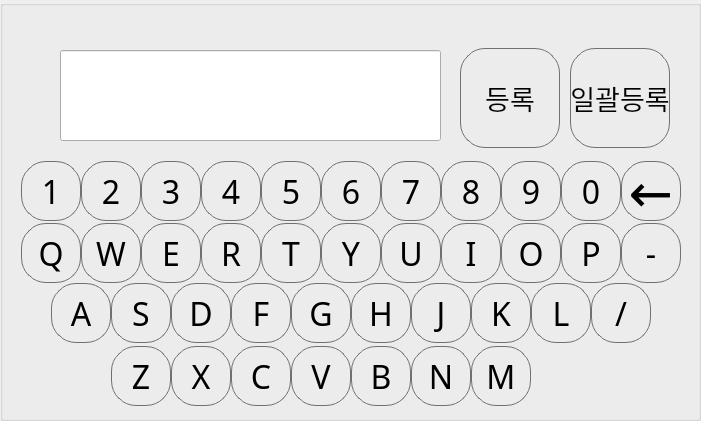
  <widget class="QGroupBox" name="key_pad">
   <property name="geometry">
    <rect>
     <x>43</x>
     <y>102</y>
     <width>701</width>
     <height>421</height>
    </rect>
   </property>
   <property name="title">
    <string/>
   </property>
   <widget class="QPushButton" name="b_y">
    <property name="geometry">
     <rect>
      <x>321</x>
      <y>223</y>
      <width>60</width>
      <height>60</height>
     </rect>
    </property>
    <property name="font">
     <font>
      <family>sunfont</family>
      <pointsize>24</pointsize>
     </font>
    </property>
    <property name="focusPolicy">
     <enum>Qt::NoFocus</enum>
    </property>
    <property name="styleSheet">
     <string>border: 1px solid rgb(112, 112, 112); 
Border-radius: 25px</string>
    </property>
    <property name="text">
     <string>Y</string>
    </property>
   </widget>
   <widget class="QPushButton" name="b_p">
    <property name="geometry">
     <rect>
      <x>561</x>
      <y>223</y>
      <width>60</width>
      <height>60</height>
     </rect>
    </property>
    <property name="font">
     <font>
      <family>sunfont</family>
      <pointsize>24</pointsize>
     </font>
    </property>
    <property name="focusPolicy">
     <enum>Qt::NoFocus</enum>
    </property>
    <property name="styleSheet">
     <string>border: 1px solid rgb(112, 112, 112); 
Border-radius: 25px</string>
    </property>
    <property name="text">
     <string>P</string>
    </property>
   </widget>
   <widget class="QPushButton" name="b_bs">
    <property name="geometry">
     <rect>
      <x>621</x>
      <y>161</y>
      <width>60</width>
      <height>60</height>
     </rect>
    </property>
    <property name="font">
     <font>
      <family>sunfont</family>
      <pointsize>40</pointsize>
     </font>
    </property>
    <property name="focusPolicy">
     <enum>Qt::NoFocus</enum>
    </property>
    <property name="styleSheet">
     <string>border: 1px solid rgb(112, 112, 112); 
Border-radius: 25px</string>
    </property>
    <property name="text">
     <string>←</string>
    </property>
   </widget>
   <widget class="QPushButton" name="b_0">
    <property name="geometry">
     <rect>
      <x>561</x>
      <y>161</y>
      <width>60</width>
      <height>60</height>
     </rect>
    </property>
    <property name="font">
     <font>
      <family>sunfont</family>
      <pointsize>24</pointsize>
     </font>
    </property>
    <property name="focusPolicy">
     <enum>Qt::NoFocus</enum>
    </property>
    <property name="styleSheet">
     <string>border: 1px solid rgb(112, 112, 112); 
Border-radius: 25px</string>
    </property>
    <property name="text">
     <string>0</string>
    </property>
   </widget>
   <widget class="QPushButton" name="b_4">
    <property name="geometry">
     <rect>
      <x>201</x>
      <y>161</y>
      <width>60</width>
      <height>60</height>
     </rect>
    </property>
    <property name="font">
     <font>
      <family>sunfont</family>
      <pointsize>24</pointsize>
     </font>
    </property>
    <property name="focusPolicy">
     <enum>Qt::NoFocus</enum>
    </property>
    <property name="styleSheet">
     <string notr="true">border: 1px solid rgb(112, 112, 112); 
Border-radius: 25px</string>
    </property>
    <property name="text">
     <string>4</string>
    </property>
   </widget>
   <widget class="QPushButton" name="b_9">
    <property name="geometry">
     <rect>
      <x>501</x>
      <y>161</y>
      <width>60</width>
      <height>60</height>
     </rect>
    </property>
    <property name="font">
     <font>
      <family>sunfont</family>
      <pointsize>24</pointsize>
     </font>
    </property>
    <property name="focusPolicy">
     <enum>Qt::NoFocus</enum>
    </property>
    <property name="styleSheet">
     <string>border: 1px solid rgb(112, 112, 112); 
Border-radius: 25px</string>
    </property>
    <property name="text">
     <string>9</string>
    </property>
   </widget>
   <widget class="QPushButton" name="b_1">
    <property name="geometry">
     <rect>
      <x>21</x>
      <y>161</y>
      <width>60</width>
      <height>60</height>
     </rect>
    </property>
    <property name="font">
     <font>
      <family>sunfont</family>
      <pointsize>24</pointsize>
      <kerning>true</kerning>
     </font>
    </property>
    <property name="focusPolicy">
     <enum>Qt::NoFocus</enum>
    </property>
    <property name="autoFillBackground">
     <bool>false</bool>
    </property>
    <property name="styleSheet">
     <string>border: 1px solid rgb(112, 112, 112); 
Border-radius: 25px</string>
    </property>
    <property name="text">
     <string>1</string>
    </property>
    <property name="checkable">
     <bool>false</bool>
    </property>
    <property name="autoRepeat">
     <bool>false</bool>
    </property>
    <property name="autoDefault">
     <bool>true</bool>
    </property>
    <property name="default">
     <bool>false</bool>
    </property>
    <property name="flat">
     <bool>false</bool>
    </property>
   </widget>
   <widget class="QPushButton" name="b_6">
    <property name="geometry">
     <rect>
      <x>321</x>
      <y>161</y>
      <width>60</width>
      <height>60</height>
     </rect>
    </property>
    <property name="font">
     <font>
      <family>sunfont</family>
      <pointsize>24</pointsize>
     </font>
    </property>
    <property name="focusPolicy">
     <enum>Qt::NoFocus</enum>
    </property>
    <property name="styleSheet">
     <string>border: 1px solid rgb(112, 112, 112); 
Border-radius: 25px</string>
    </property>
    <property name="text">
     <string>6</string>
    </property>
   </widget>
   <widget class="QPushButton" name="b_w">
    <property name="geometry">
     <rect>
      <x>81</x>
      <y>223</y>
      <width>60</width>
      <height>60</height>
     </rect>
    </property>
    <property name="font">
     <font>
      <family>sunfont</family>
      <pointsize>24</pointsize>
     </font>
    </property>
    <property name="focusPolicy">
     <enum>Qt::NoFocus</enum>
    </property>
    <property name="styleSheet">
     <string>border: 1px solid rgb(112, 112, 112); 
Border-radius: 25px</string>
    </property>
    <property name="text">
     <string>W</string>
    </property>
   </widget>
   <widget class="QPushButton" name="b_2">
    <property name="geometry">
     <rect>
      <x>81</x>
      <y>161</y>
      <width>60</width>
      <height>60</height>
     </rect>
    </property>
    <property name="font">
     <font>
      <family>sunfont</family>
      <pointsize>24</pointsize>
     </font>
    </property>
    <property name="focusPolicy">
     <enum>Qt::NoFocus</enum>
    </property>
    <property name="styleSheet">
     <string>border: 1px solid rgb(112, 112, 112); 
Border-radius: 25px</string>
    </property>
    <property name="text">
     <string>2</string>
    </property>
   </widget>
   <widget class="QPushButton" name="b_q">
    <property name="geometry">
     <rect>
      <x>21</x>
      <y>223</y>
      <width>60</width>
      <height>60</height>
     </rect>
    </property>
    <property name="font">
     <font>
      <family>sunfont</family>
      <pointsize>24</pointsize>
     </font>
    </property>
    <property name="focusPolicy">
     <enum>Qt::NoFocus</enum>
    </property>
    <property name="styleSheet">
     <string>border: 1px solid rgb(112, 112, 112); 
Border-radius: 25px</string>
    </property>
    <property name="text">
     <string>Q</string>
    </property>
   </widget>
   <widget class="QPushButton" name="b_3">
    <property name="geometry">
     <rect>
      <x>141</x>
      <y>161</y>
      <width>60</width>
      <height>60</height>
     </rect>
    </property>
    <property name="font">
     <font>
      <family>sunfont</family>
      <pointsize>24</pointsize>
     </font>
    </property>
    <property name="focusPolicy">
     <enum>Qt::NoFocus</enum>
    </property>
    <property name="styleSheet">
     <string>border: 1px solid rgb(112, 112, 112); 
Border-radius: 25px</string>
    </property>
    <property name="text">
     <string>3</string>
    </property>
   </widget>
   <widget class="QPushButton" name="b_i">
    <property name="geometry">
     <rect>
      <x>441</x>
      <y>223</y>
      <width>60</width>
      <height>60</height>
     </rect>
    </property>
    <property name="font">
     <font>
      <family>sunfont</family>
      <pointsize>24</pointsize>
     </font>
    </property>
    <property name="focusPolicy">
     <enum>Qt::NoFocus</enum>
    </property>
    <property name="styleSheet">
     <string>border: 1px solid rgb(112, 112, 112); 
Border-radius: 25px</string>
    </property>
    <property name="text">
     <string>I</string>
    </property>
   </widget>
   <widget class="QPushButton" name="b_t">
    <property name="geometry">
     <rect>
      <x>261</x>
      <y>223</y>
      <width>60</width>
      <height>60</height>
     </rect>
    </property>
    <property name="font">
     <font>
      <family>sunfont</family>
      <pointsize>24</pointsize>
     </font>
    </property>
    <property name="focusPolicy">
     <enum>Qt::NoFocus</enum>
    </property>
    <property name="styleSheet">
     <string>border: 1px solid rgb(112, 112, 112); 
Border-radius: 25px</string>
    </property>
    <property name="text">
     <string>T</string>
    </property>
   </widget>
   <widget class="QPushButton" name="b_r">
    <property name="geometry">
     <rect>
      <x>201</x>
      <y>223</y>
      <width>60</width>
      <height>60</height>
     </rect>
    </property>
    <property name="font">
     <font>
      <family>sunfont</family>
      <pointsize>24</pointsize>
     </font>
    </property>
    <property name="focusPolicy">
     <enum>Qt::NoFocus</enum>
    </property>
    <property name="styleSheet">
     <string>border: 1px solid rgb(112, 112, 112); 
Border-radius: 25px</string>
    </property>
    <property name="text">
     <string>R</string>
    </property>
   </widget>
   <widget class="QPushButton" name="b_5">
    <property name="geometry">
     <rect>
      <x>261</x>
      <y>161</y>
      <width>60</width>
      <height>60</height>
     </rect>
    </property>
    <property name="font">
     <font>
      <family>sunfont</family>
      <pointsize>24</pointsize>
     </font>
    </property>
    <property name="focusPolicy">
     <enum>Qt::NoFocus</enum>
    </property>
    <property name="styleSheet">
     <string>border: 1px solid rgb(112, 112, 112); 
Border-radius: 25px</string>
    </property>
    <property name="text">
     <string>5</string>
    </property>
   </widget>
   <widget class="QPushButton" name="b_u">
    <property name="geometry">
     <rect>
      <x>381</x>
      <y>223</y>
      <width>60</width>
      <height>60</height>
     </rect>
    </property>
    <property name="font">
     <font>
      <family>sunfont</family>
      <pointsize>24</pointsize>
     </font>
    </property>
    <property name="focusPolicy">
     <enum>Qt::NoFocus</enum>
    </property>
    <property name="styleSheet">
     <string>border: 1px solid rgb(112, 112, 112); 
Border-radius: 25px</string>
    </property>
    <property name="text">
     <string>U</string>
    </property>
   </widget>
   <widget class="QPushButton" name="b_7">
    <property name="geometry">
     <rect>
      <x>381</x>
      <y>161</y>
      <width>60</width>
      <height>60</height>
     </rect>
    </property>
    <property name="font">
     <font>
      <family>sunfont</family>
      <pointsize>24</pointsize>
     </font>
    </property>
    <property name="focusPolicy">
     <enum>Qt::NoFocus</enum>
    </property>
    <property name="styleSheet">
     <string>border: 1px solid rgb(112, 112, 112); 
Border-radius: 25px</string>
    </property>
    <property name="text">
     <string>7</string>
    </property>
   </widget>
   <widget class="QPushButton" name="b_e">
    <property name="geometry">
     <rect>
      <x>141</x>
      <y>223</y>
      <width>60</width>
      <height>60</height>
     </rect>
    </property>
    <property name="font">
     <font>
      <family>sunfont</family>
      <pointsize>24</pointsize>
     </font>
    </property>
    <property name="focusPolicy">
     <enum>Qt::NoFocus</enum>
    </property>
    <property name="styleSheet">
     <string>border: 1px solid rgb(112, 112, 112); 
Border-radius: 25px</string>
    </property>
    <property name="text">
     <string>E</string>
    </property>
   </widget>
   <widget class="QPushButton" name="b_8">
    <property name="geometry">
     <rect>
      <x>441</x>
      <y>161</y>
      <width>60</width>
      <height>60</height>
     </rect>
    </property>
    <property name="font">
     <font>
      <family>sunfont</family>
      <pointsize>24</pointsize>
     </font>
    </property>
    <property name="focusPolicy">
     <enum>Qt::NoFocus</enum>
    </property>
    <property name="styleSheet">
     <string notr="true">border: 1px solid rgb(112, 112, 112); 
Border-radius: 25px</string>
    </property>
    <property name="text">
     <string>8</string>
    </property>
   </widget>
   <widget class="QPushButton" name="b_o">
    <property name="geometry">
     <rect>
      <x>501</x>
      <y>223</y>
      <width>60</width>
      <height>60</height>
     </rect>
    </property>
    <property name="font">
     <font>
      <family>sunfont</family>
      <pointsize>24</pointsize>
     </font>
    </property>
    <property name="focusPolicy">
     <enum>Qt::NoFocus</enum>
    </property>
    <property name="styleSheet">
     <string>border: 1px solid rgb(112, 112, 112); 
Border-radius: 25px</string>
    </property>
    <property name="text">
     <string>O</string>
    </property>
   </widget>
   <widget class="QPushButton" name="b_d">
    <property name="geometry">
     <rect>
      <x>171</x>
      <y>283</y>
      <width>60</width>
      <height>60</height>
     </rect>
    </property>
    <property name="font">
     <font>
      <family>sunfont</family>
      <pointsize>24</pointsize>
     </font>
    </property>
    <property name="focusPolicy">
     <enum>Qt::NoFocus</enum>
    </property>
    <property name="styleSheet">
     <string>border: 1px solid rgb(112, 112, 112); 
Border-radius: 25px</string>
    </property>
    <property name="text">
     <string>D</string>
    </property>
   </widget>
   <widget class="QPushButton" name="b_z">
    <property name="geometry">
     <rect>
      <x>111</x>
      <y>346</y>
      <width>60</width>
      <height>60</height>
     </rect>
    </property>
    <property name="font">
     <font>
      <family>sunfont</family>
      <pointsize>24</pointsize>
     </font>
    </property>
    <property name="focusPolicy">
     <enum>Qt::NoFocus</enum>
    </property>
    <property name="styleSheet">
     <string>border: 1px solid rgb(112, 112, 112); 
Border-radius: 25px</string>
    </property>
    <property name="text">
     <string>Z</string>
    </property>
   </widget>
   <widget class="QPushButton" name="b_x">
    <property name="geometry">
     <rect>
      <x>171</x>
      <y>346</y>
      <width>60</width>
      <height>60</height>
     </rect>
    </property>
    <property name="font">
     <font>
      <family>sunfont</family>
      <pointsize>24</pointsize>
     </font>
    </property>
    <property name="focusPolicy">
     <enum>Qt::NoFocus</enum>
    </property>
    <property name="styleSheet">
     <string>border: 1px solid rgb(112, 112, 112); 
Border-radius: 25px</string>
    </property>
    <property name="text">
     <string>X</string>
    </property>
   </widget>
   <widget class="QPushButton" name="b_l">
    <property name="geometry">
     <rect>
      <x>531</x>
      <y>283</y>
      <width>60</width>
      <height>60</height>
     </rect>
    </property>
    <property name="font">
     <font>
      <family>sunfont</family>
      <pointsize>24</pointsize>
     </font>
    </property>
    <property name="focusPolicy">
     <enum>Qt::NoFocus</enum>
    </property>
    <property name="styleSheet">
     <string>border: 1px solid rgb(112, 112, 112); 
Border-radius: 25px</string>
    </property>
    <property name="text">
     <string>L</string>
    </property>
   </widget>
   <widget class="QPushButton" name="b_k">
    <property name="geometry">
     <rect>
      <x>471</x>
      <y>283</y>
      <width>60</width>
      <height>60</height>
     </rect>
    </property>
    <property name="font">
     <font>
      <family>sunfont</family>
      <pointsize>24</pointsize>
     </font>
    </property>
    <property name="focusPolicy">
     <enum>Qt::NoFocus</enum>
    </property>
    <property name="styleSheet">
     <string>border: 1px solid rgb(112, 112, 112); 
Border-radius: 25px</string>
    </property>
    <property name="text">
     <string>K</string>
    </property>
   </widget>
   <widget class="QPushButton" name="b_g">
    <property name="geometry">
     <rect>
      <x>291</x>
      <y>283</y>
      <width>60</width>
      <height>60</height>
     </rect>
    </property>
    <property name="font">
     <font>
      <family>sunfont</family>
      <pointsize>24</pointsize>
     </font>
    </property>
    <property name="focusPolicy">
     <enum>Qt::NoFocus</enum>
    </property>
    <property name="styleSheet">
     <string>border: 1px solid rgb(112, 112, 112); 
Border-radius: 25px</string>
    </property>
    <property name="text">
     <string>G</string>
    </property>
   </widget>
   <widget class="QPushButton" name="b_s">
    <property name="geometry">
     <rect>
      <x>111</x>
      <y>283</y>
      <width>60</width>
      <height>60</height>
     </rect>
    </property>
    <property name="font">
     <font>
      <family>sunfont</family>
      <pointsize>24</pointsize>
     </font>
    </property>
    <property name="focusPolicy">
     <enum>Qt::NoFocus</enum>
    </property>
    <property name="styleSheet">
     <string>border: 1px solid rgb(112, 112, 112); 
Border-radius: 25px</string>
    </property>
    <property name="text">
     <string>S</string>
    </property>
   </widget>
   <widget class="QPushButton" name="b_j">
    <property name="geometry">
     <rect>
      <x>411</x>
      <y>283</y>
      <width>60</width>
      <height>60</height>
     </rect>
    </property>
    <property name="font">
     <font>
      <family>sunfont</family>
      <pointsize>24</pointsize>
     </font>
    </property>
    <property name="focusPolicy">
     <enum>Qt::NoFocus</enum>
    </property>
    <property name="styleSheet">
     <string>border: 1px solid rgb(112, 112, 112); 
Border-radius: 25px</string>
    </property>
    <property name="text">
     <string>J</string>
    </property>
   </widget>
   <widget class="QPushButton" name="b_a">
    <property name="geometry">
     <rect>
      <x>51</x>
      <y>283</y>
      <width>60</width>
      <height>60</height>
     </rect>
    </property>
    <property name="font">
     <font>
      <family>sunfont</family>
      <pointsize>24</pointsize>
     </font>
    </property>
    <property name="focusPolicy">
     <enum>Qt::NoFocus</enum>
    </property>
    <property name="styleSheet">
     <string>border: 1px solid rgb(112, 112, 112); 
Border-radius: 25px</string>
    </property>
    <property name="text">
     <string>A</string>
    </property>
   </widget>
   <widget class="QPushButton" name="b_h">
    <property name="geometry">
     <rect>
      <x>351</x>
      <y>283</y>
      <width>60</width>
      <height>60</height>
     </rect>
    </property>
    <property name="font">
     <font>
      <family>sunfont</family>
      <pointsize>24</pointsize>
     </font>
    </property>
    <property name="focusPolicy">
     <enum>Qt::NoFocus</enum>
    </property>
    <property name="styleSheet">
     <string>border: 1px solid rgb(112, 112, 112); 
Border-radius: 25px</string>
    </property>
    <property name="text">
     <string>H</string>
    </property>
   </widget>
   <widget class="QPushButton" name="b_f">
    <property name="geometry">
     <rect>
      <x>231</x>
      <y>283</y>
      <width>60</width>
      <height>60</height>
     </rect>
    </property>
    <property name="font">
     <font>
      <family>sunfont</family>
      <pointsize>24</pointsize>
     </font>
    </property>
    <property name="focusPolicy">
     <enum>Qt::NoFocus</enum>
    </property>
    <property name="styleSheet">
     <string>border: 1px solid rgb(112, 112, 112); 
Border-radius: 25px</string>
    </property>
    <property name="text">
     <string>F</string>
    </property>
   </widget>
   <widget class="QPushButton" name="b_c">
    <property name="geometry">
     <rect>
      <x>231</x>
      <y>346</y>
      <width>60</width>
      <height>60</height>
     </rect>
    </property>
    <property name="font">
     <font>
      <family>sunfont</family>
      <pointsize>24</pointsize>
     </font>
    </property>
    <property name="focusPolicy">
     <enum>Qt::NoFocus</enum>
    </property>
    <property name="styleSheet">
     <string>border: 1px solid rgb(112, 112, 112); 
Border-radius: 25px</string>
    </property>
    <property name="text">
     <string>C</string>
    </property>
   </widget>
   <widget class="QPushButton" name="b_v">
    <property name="geometry">
     <rect>
      <x>291</x>
      <y>346</y>
      <width>60</width>
      <height>60</height>
     </rect>
    </property>
    <property name="font">
     <font>
      <family>sunfont</family>
      <pointsize>24</pointsize>
     </font>
    </property>
    <property name="focusPolicy">
     <enum>Qt::NoFocus</enum>
    </property>
    <property name="styleSheet">
     <string>border: 1px solid rgb(112, 112, 112); 
Border-radius: 25px</string>
    </property>
    <property name="text">
     <string>V</string>
    </property>
   </widget>
   <widget class="QPushButton" name="b_b">
    <property name="geometry">
     <rect>
      <x>351</x>
      <y>346</y>
      <width>60</width>
      <height>60</height>
     </rect>
    </property>
    <property name="font">
     <font>
      <family>sunfont</family>
      <pointsize>24</pointsize>
     </font>
    </property>
    <property name="focusPolicy">
     <enum>Qt::NoFocus</enum>
    </property>
    <property name="styleSheet">
     <string>border: 1px solid rgb(112, 112, 112); 
Border-radius: 25px</string>
    </property>
    <property name="text">
     <string>B</string>
    </property>
   </widget>
   <widget class="QPushButton" name="b_n">
    <property name="geometry">
     <rect>
      <x>411</x>
      <y>346</y>
      <width>60</width>
      <height>60</height>
     </rect>
    </property>
    <property name="font">
     <font>
      <family>sunfont</family>
      <pointsize>24</pointsize>
     </font>
    </property>
    <property name="focusPolicy">
     <enum>Qt::NoFocus</enum>
    </property>
    <property name="styleSheet">
     <string>border: 1px solid rgb(112, 112, 112); 
Border-radius: 25px</string>
    </property>
    <property name="text">
     <string>N</string>
    </property>
   </widget>
   <widget class="QPushButton" name="b_m">
    <property name="geometry">
     <rect>
      <x>471</x>
      <y>346</y>
      <width>60</width>
      <height>60</height>
     </rect>
    </property>
    <property name="font">
     <font>
      <family>sunfont</family>
      <pointsize>24</pointsize>
     </font>
    </property>
    <property name="focusPolicy">
     <enum>Qt::NoFocus</enum>
    </property>
    <property name="styleSheet">
     <string>border: 1px solid rgb(112, 112, 112); 
Border-radius: 25px</string>
    </property>
    <property name="text">
     <string>M</string>
    </property>
   </widget>
   <widget class="QPushButton" name="b_dash">
    <property name="geometry">
     <rect>
      <x>621</x>
      <y>223</y>
      <width>60</width>
      <height>60</height>
     </rect>
    </property>
    <property name="font">
     <font>
      <family>sunfont</family>
      <pointsize>24</pointsize>
     </font>
    </property>
    <property name="focusPolicy">
     <enum>Qt::NoFocus</enum>
    </property>
    <property name="styleSheet">
     <string>border: 1px solid rgb(112, 112, 112); 
Border-radius: 25px</string>
    </property>
    <property name="text">
     <string>-</string>
    </property>
   </widget>
   <widget class="QPushButton" name="b_slash">
    <property name="geometry">
     <rect>
      <x>591</x>
      <y>283</y>
      <width>60</width>
      <height>60</height>
     </rect>
    </property>
    <property name="font">
     <font>
      <family>sunfont</family>
      <pointsize>24</pointsize>
     </font>
    </property>
    <property name="focusPolicy">
     <enum>Qt::NoFocus</enum>
    </property>
    <property name="styleSheet">
     <string>border: 1px solid rgb(112, 112, 112); 
Border-radius: 25px</string>
    </property>
    <property name="text">
     <string>/</string>
    </property>
   </widget>
   <widget class="QPushButton" name="b_enter">
    <property name="geometry">
     <rect>
      <x>460</x>
      <y>48</y>
      <width>100</width>
      <height>100</height>
     </rect>
    </property>
    <property name="font">
     <font>
      <family>sunfont</family>
      <pointsize>20</pointsize>
     </font>
    </property>
    <property name="focusPolicy">
     <enum>Qt::NoFocus</enum>
    </property>
    <property name="styleSheet">
     <string>border: 1px solid rgb(112, 112, 112); 
Border-radius: 25px</string>
    </property>
    <property name="text">
     <string>등록</string>
    </property>
   </widget>
   <widget class="QLineEdit" name="lineEdit">
    <property name="geometry">
     <rect>
      <x>60</x>
      <y>50</y>
      <width>381</width>
      <height>91</height>
     </rect>
    </property>
    <property name="palette">
     <palette>
      <active>
       <colorrole role="Highlight">
        <brush brushstyle="SolidPattern">
         <color alpha="255">
          <red>255</red>
          <green>85</green>
          <blue>0</blue>
         </color>
        </brush>
       </colorrole>
      </active>
      <inactive>
       <colorrole role="Highlight">
        <brush brushstyle="SolidPattern">
         <color alpha="255">
          <red>255</red>
          <green>85</green>
          <blue>0</blue>
         </color>
        </brush>
       </colorrole>
      </inactive>
      <disabled>
       <colorrole role="Highlight">
        <brush brushstyle="SolidPattern">
         <color alpha="255">
          <red>240</red>
          <green>240</green>
          <blue>240</blue>
         </color>
        </brush>
       </colorrole>
      </disabled>
     </palette>
    </property>
    <property name="font">
     <font>
      <family>sunfont</family>
      <pointsize>45</pointsize>
     </font>
    </property>
    <property name="text">
     <string/>
    </property>
   </widget>
   <widget class="QPushButton" name="b_enter_2">
    <property name="geometry">
     <rect>
      <x>570</x>
      <y>48</y>
      <width>100</width>
      <height>100</height>
     </rect>
    </property>
    <property name="font">
     <font>
      <family>sunfont</family>
      <pointsize>20</pointsize>
     </font>
    </property>
    <property name="focusPolicy">
     <enum>Qt::NoFocus</enum>
    </property>
    <property name="styleSheet">
     <string>border: 1px solid rgb(112, 112, 112); 
Border-radius: 25px</string>
    </property>
    <property name="text">
     <string>일괄등록</string>
    </property>
   </widget>
   <zorder>b_y</zorder>
   <zorder>b_p</zorder>
   <zorder>b_bs</zorder>
   <zorder>b_0</zorder>
   <zorder>b_4</zorder>
   <zorder>b_9</zorder>
   <zorder>b_1</zorder>
   <zorder>b_6</zorder>
   <zorder>b_w</zorder>
   <zorder>b_2</zorder>
   <zorder>b_q</zorder>
   <zorder>b_3</zorder>
   <zorder>b_i</zorder>
   <zorder>b_t</zorder>
   <zorder>b_r</zorder>
   <zorder>b_5</zorder>
   <zorder>b_u</zorder>
   <zorder>b_7</zorder>
   <zorder>b_e</zorder>
   <zorder>b_8</zorder>
   <zorder>b_o</zorder>
   <zorder>b_d</zorder>
   <zorder>b_z</zorder>
   <zorder>b_x</zorder>
   <zorder>b_l</zorder>
   <zorder>b_k</zorder>
   <zorder>b_g</zorder>
   <zorder>b_s</zorder>
   <zorder>b_j</zorder>
   <zorder>b_a</zorder>
   <zorder>b_h</zorder>
   <zorder>b_f</zorder>
   <zorder>b_c</zorder>
   <zorder>b_v</zorder>
   <zorder>b_b</zorder>
   <zorder>b_n</zorder>
   <zorder>b_m</zorder>
   <zorder>b_dash</zorder>
   <zorder>b_slash</zorder>
   <zorder>lineEdit</zorder>
   <zorder>b_enter</zorder>
   <zorder>b_enter_2</zorder>
  </widget>
